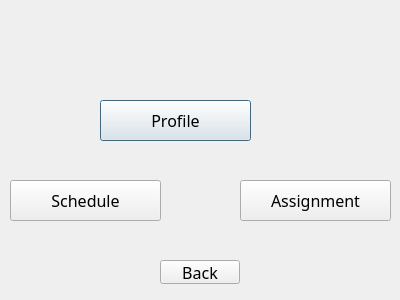
<?xml version="1.0" encoding="UTF-8"?>
<ui version="4.0">
 <class>doctor</class>
 <widget class="QDialog" name="doctor">
  <property name="geometry">
   <rect>
    <x>0</x>
    <y>0</y>
    <width>400</width>
    <height>300</height>
   </rect>
  </property>
  <property name="windowTitle">
   <string>Dialog</string>
  </property>
  <widget class="QPushButton" name="pushButton_profile">
   <property name="geometry">
    <rect>
     <x>100</x>
     <y>100</y>
     <width>151</width>
     <height>41</height>
    </rect>
   </property>
   <property name="font">
    <font>
     <family>Forte</family>
     <pointsize>12</pointsize>
    </font>
   </property>
   <property name="text">
    <string>Profile</string>
   </property>
  </widget>
  <widget class="QLabel" name="label_HelloDr">
   <property name="geometry">
    <rect>
     <x>30</x>
     <y>30</y>
     <width>151</width>
     <height>31</height>
    </rect>
   </property>
   <property name="font">
    <font>
     <family>Script MT Bold</family>
     <pointsize>14</pointsize>
    </font>
   </property>
   <property name="text">
    <string/>
   </property>
  </widget>
  <widget class="QPushButton" name="pushButton_profile_2">
   <property name="geometry">
    <rect>
     <x>240</x>
     <y>180</y>
     <width>151</width>
     <height>41</height>
    </rect>
   </property>
   <property name="font">
    <font>
     <family>Forte</family>
     <pointsize>12</pointsize>
    </font>
   </property>
   <property name="text">
    <string>Assignment</string>
   </property>
  </widget>
  <widget class="QPushButton" name="pushButton_schedule">
   <property name="geometry">
    <rect>
     <x>10</x>
     <y>180</y>
     <width>151</width>
     <height>41</height>
    </rect>
   </property>
   <property name="font">
    <font>
     <family>Forte</family>
     <pointsize>12</pointsize>
    </font>
   </property>
   <property name="text">
    <string>Schedule</string>
   </property>
  </widget>
  <widget class="QPushButton" name="pushButton">
   <property name="geometry">
    <rect>
     <x>160</x>
     <y>260</y>
     <width>80</width>
     <height>24</height>
    </rect>
   </property>
   <property name="font">
    <font>
     <family>Script MT Bold</family>
     <pointsize>12</pointsize>
    </font>
   </property>
   <property name="text">
    <string>Back</string>
   </property>
  </widget>
 </widget>
 <resources/>
 <connections/>
</ui>
